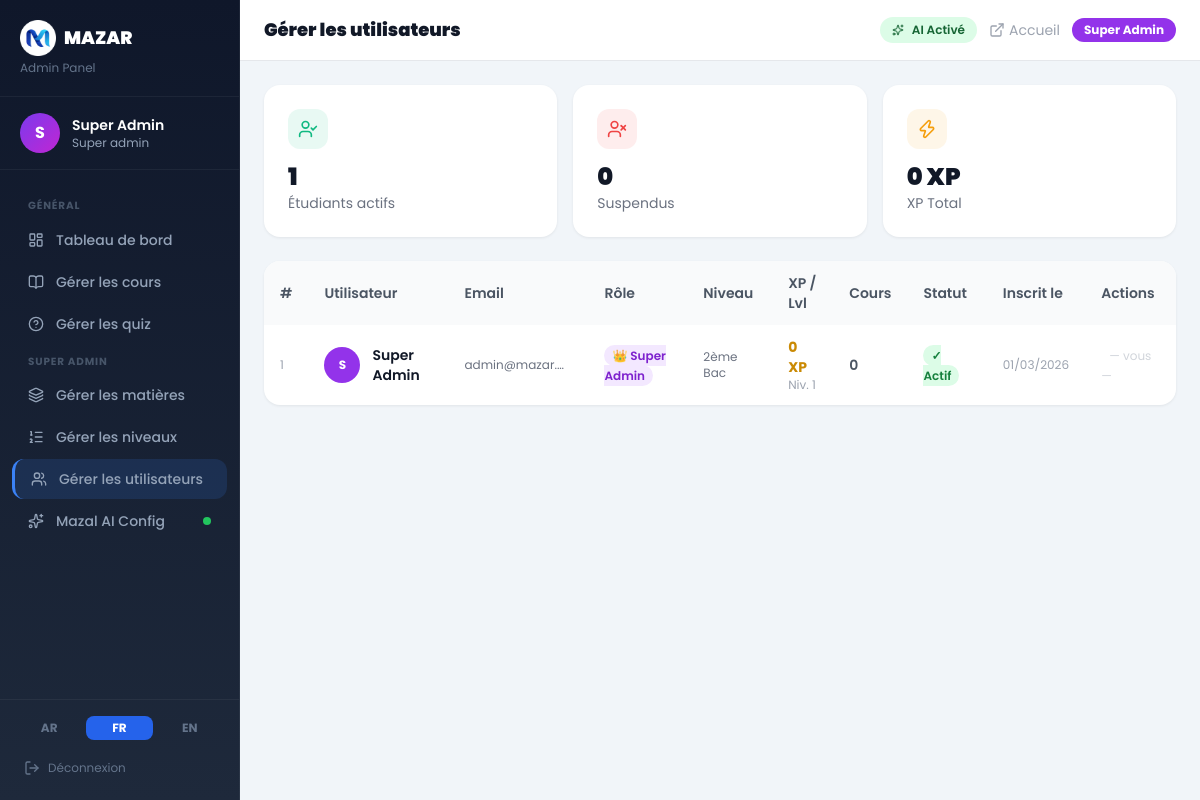
/admin/manage_users.php (signed in), run on the app's committed database.
### tables this page shows
CREATE TABLE `ai_config` (
  `id`            INT UNSIGNED      NOT NULL DEFAULT 1,
  `provider`      VARCHAR(50)       NOT NULL DEFAULT 'groq',
  `model`         VARCHAR(100)      NOT NULL DEFAULT 'llama-3.3-70b-versatile',
  `api_key`       TEXT              DEFAULT NULL,
  `custom_url`    VARCHAR(500)      DEFAULT NULL,
  `system_prompt` TEXT              DEFAULT NULL,
  `enabled`       TINYINT(1)        NOT NULL DEFAULT 1,
  `temperature`   DECIMAL(3,2)      NOT NULL DEFAULT 0.70,
  `max_tokens`    INT UNSIGNED      NOT NULL DEFAULT 1000,
  `updated_at`    DATETIME          NOT NULL DEFAULT CURRENT_TIMESTAMP ON UPDATE CURRENT_TIMESTAMP,
  `updated_by`    INT UNSIGNED      DEFAULT NULL,
  PRIMARY KEY (`id`),
  CONSTRAINT `chk_ai_config_id` CHECK (`id` = 1)
);

CREATE TABLE `users` (
  `id`             INT UNSIGNED     NOT NULL AUTO_INCREMENT,
  `full_name`      VARCHAR(120)     NOT NULL,
  `email`          VARCHAR(180)     NOT NULL,
  `password`       VARCHAR(255)     NOT NULL,
  `grade_level_id` INT UNSIGNED     NOT NULL DEFAULT 13,
  `role`           ENUM('student','staff','admin','super_admin') NOT NULL DEFAULT 'student',
  `xp_points`      INT UNSIGNED     NOT NULL DEFAULT 0,
  `level`          TINYINT UNSIGNED NOT NULL DEFAULT 1,
  `status`         ENUM('active','banned') NOT NULL DEFAULT 'active',
  `created_at`     DATETIME         NOT NULL DEFAULT CURRENT_TIMESTAMP,
  PRIMARY KEY (`id`),
  UNIQUE KEY `email` (`email`),
  KEY `grade_level_id` (`grade_level_id`)
);

CREATE TABLE `levels` (
  `id`        INT UNSIGNED NOT NULL AUTO_INCREMENT,
  `name_ar`   VARCHAR(100) NOT NULL,
  `name_fr`   VARCHAR(100) NOT NULL,
  `name_en`   VARCHAR(100) NOT NULL,
  `slug`      VARCHAR(60)  NOT NULL,
  `order_num` TINYINT      NOT NULL DEFAULT 0,
  PRIMARY KEY (`id`),
  UNIQUE KEY `slug` (`slug`)
);

### includes/functions.php (called while the page is built, shortened)
<?php
function getCurrentLang(): string {
    return $_SESSION[SESS_LANG] ?? DEFAULT_LANG;
}
function loadTranslations(): array {
    static $trans = null;
    if ($trans === null) {
        $lang = getCurrentLang();
        $file = dirname(__DIR__) . '/lang/' . $lang . '.php';
        $trans = include $file;
    }
    return $trans;
}
function t(string $key, array $replace = []): string {
    $translations = loadTranslations();
    $text = $translations[$key] ?? $key;
    return $text;
}

### admin/manage_users.php (the view, shortened to what this page needs)
<?php
require_once dirname(__DIR__) . '/includes/functions.php';
$db        = getDB();
$users  = $db->query(
    "SELECT u.id, u.full_name, u.email, u.role, u.xp_points, u.level, u.status, u.created_at,
            u.grade_level_id,
            lv.name_fr AS grade,
            (SELECT COUNT(*) FROM user_lesson_completions ulc WHERE ulc.user_id=u.id) AS completions
     FROM users u
     JOIN levels lv ON lv.id = u.grade_level_id
     ORDER BY u.xp_points DESC"
)->fetchAll();
require dirname(__DIR__) . '/admin/_layout.php';
?>
<div class="grid grid-cols-3 gap-4 mb-6">
<?php
  $active = count(array_filter($users, fn($u)=>$u['status']==='active'));
  $banned = count($users) - $active;
  $totalXP = array_sum(array_column($users,'xp_points'));
  $cards = [
    ['Étudiants actifs', $active,  'user-check','#10B981'],
    ['Suspendus',        $banned,  'user-x',    '#EF4444'],
    ['XP Total',         number_format($totalXP).' XP', 'zap', '#F59E0B'],
  ];
  foreach($cards as [$label,$val,$icon,$color]):
?>
  <div class="stat-card">
    <div class="w-10 h-10 rounded-xl flex items-center justify-center mb-3" style="background:<?= $color ?>18">
      <i data-lucide="<?= $icon ?>" class="w-5 h-5" style="color:<?= $color ?>"></i>
    </div>
    <div class="text-2xl font-black text-gray-900"><?= $val ?></div>
    <div class="text-gray-500 text-sm"><?= $label ?></div>
  </div>
<?php endforeach; ?>
</div>
<div class="admin-card overflow-hidden">
  <div class="overflow-x-auto">
    <table class="dt-table w-full text-sm">
      <thead>
        <tr class="bg-gray-50 text-gray-600 text-left">
          <th class="px-4 py-3 font-semibold">#</th>
          <th class="px-4 py-3 font-semibold">Utilisateur</th>
          <th class="px-4 py-3 font-semibold">Email</th>
          <th class="px-4 py-3 font-semibold">Rôle</th>
          <th class="px-4 py-3 font-semibold">Niveau</th>
          <th class="px-4 py-3 font-semibold">XP / Lvl</th>
          <th class="px-4 py-3 font-semibold">Cours</th>
          <th class="px-4 py-3 font-semibold">Statut</th>
          <th class="px-4 py-3 font-semibold">Inscrit le</th>
          <th class="px-4 py-3 font-semibold">Actions</th>
        </tr>
      </thead>
      <tbody class="divide-y divide-gray-100">
        <?php foreach($users as $u): ?>
        <tr class="hover:bg-gray-50 transition">
          <td class="px-4 py-3 text-gray-400 text-xs"><?= $u['id'] ?></td>
          <td class="px-4 py-3">
            <div class="flex items-center gap-3">
              <div class="w-9 h-9 rounded-full flex items-center justify-center text-white font-bold text-xs flex-shrink-0
                <?= $u['role']==='super_admin'?'bg-purple-600':($u['role']==='admin'?'bg-blue-700':($u['role']==='staff'?'bg-cyan-600':'bg-blue-100 !text-blue-700')) ?>">
                <?= mb_strtoupper(mb_substr($u['full_name'],0,1)) ?>
              </div>
              <div>
                <div class="font-semibold text-gray-900 text-sm"><?= htmlspecialchars($u['full_name']) ?></div>
              </div>
            </div>
          </td>
          <td class="px-4 py-3 text-gray-500 text-xs max-w-[140px] truncate"><?= htmlspecialchars($u['email']) ?></td>
          <td class="px-4 py-3">
            <?php
              if ($u['role'] === 'super_admin')     { $rolePill = 'bg-purple-100 text-purple-700'; $roleLabel = '👑 Super Admin'; }
              elseif ($u['role'] === 'admin')        { $rolePill = 'bg-blue-100 text-blue-700';    $roleLabel = '🛡 Admin';       }
              elseif ($u['role'] === 'staff')        { $rolePill = 'bg-cyan-100 text-cyan-700';    $roleLabel = '🔧 Staff';       }
              else                                   { $rolePill = 'bg-gray-100 text-gray-600';    $roleLabel = '🎓 Étudiant';    }
            ?>
            <span class="px-2 py-0.5 rounded-full text-xs font-semibold <?= $rolePill ?>"><?= $roleLabel ?></span>
          </td>
          <td class="px-4 py-3 text-gray-500 text-xs"><?= htmlspecialchars($u['grade']) ?></td>
          <td class="px-4 py-3">
            <div class="font-bold text-yellow-600 text-sm"><?= number_format($u['xp_points']) ?> XP</div>
            <div class="text-gray-400 text-xs">Niv. <?= $u['level'] ?></div>
          </td>
          <td class="px-4 py-3 text-gray-600 text-sm font-semibold"><?= $u['completions'] ?></td>
          <td class="px-4 py-3">
            <span class="px-2 py-0.5 rounded-full text-xs font-semibold
              <?= $u['status']==='active' ? 'bg-green-100 text-green-700' : 'bg-red-100 text-red-700' ?>">
              <?= $u['status']==='active' ? '✓ Actif' : '✗ Suspendu' ?>
            </span>
          </td>
          <td class="px-4 py-3 text-gray-400 text-xs"><?= date('d/m/Y', strtotime($u['created_at'])) ?></td>
          <td class="px-4 py-3">
            <?php if($u['id'] != $_SESSION[SESS_USER_ID]): ?>
            <div class="flex items-center gap-1.5">
              <button
                onclick='openEditUserModal(<?= json_encode([
                  "id"             => $u["id"],
                  "full_name"      => $u["full_name"],
                  "email"          => $u["email"],
                  "role"           => $u["role"],
                  "grade_level_id" => $u["grade_level_id"],
                  "status"         => $u["status"],
                ]) ?>)'
                class="p-1.5 rounded-lg bg-blue-50 text-blue-600 hover:bg-blue-100 transition"
                title="Modifier">
                <i data-lucide="edit-3" class="w-4 h-4"></i>
              </button>
              <button
                onclick="openXpModal(<?= $u['id'] ?>, '<?= htmlspecialchars(addslashes($u['full_name'])) ?>')"
                class="p-1.5 rounded-lg bg-yellow-50 text-yellow-600 hover:bg-yellow-100 transition"
                title="Ajouter XP">
                <i data-lucide="zap" class="w-4 h-4"></i>
              </button>
              <form method="POST" class="inline" onsubmit="return confirm('Réinitialiser le XP ?')">
                <?= csrfField() ?>
                <input type="hidden" name="action"  value="reset_xp">
                <input type="hidden" name="user_id" value="<?= $u['id'] ?>">
                <button type="submit"
                  class="p-1.5 rounded-lg bg-gray-50 text-gray-500 hover:bg-gray-100 transition"
                  title="Réinitialiser XP">
                  <i data-lucide="refresh-cw" class="w-4 h-4"></i>
                </button>
              </form>
              <form method="POST" class="inline" onsubmit="return confirm('Supprimer définitivement cet utilisateur ?')">
                <?= csrfField() ?>
                <input type="hidden" name="action"  value="delete_user">
                <input type="hidden" name="user_id" value="<?= $u['id'] ?>">
                <button type="submit"
                  class="p-1.5 rounded-lg bg-red-50 text-red-500 hover:bg-red-100 transition"
                  title="Supprimer">
                  <i data-lucide="trash-2" class="w-4 h-4"></i>
                </button>
              </form>
            </div>
            <?php else: ?>
            <span class="text-gray-300 text-xs px-2">— vous —</span>
            <?php endif; ?>
          </td>
        </tr>
        <?php endforeach; ?>
      </tbody>
    </table>
  </div>
</div>
<?php require dirname(__DIR__) . '/admin/_layout_end.php'; ?>

### data on the page
users: id "1", full_name "S", full_name "Super Admin", email "admin@mazar.…", role "👑 Super Admin", grade_level.name_fr "2ème Bac", xp_points "0", level "1", completions "0", status "✓ Actif", created_at "01/03/2026", shows "— vous —"

### other printed values
t('site_name') "MAZAR"
mb_strtoupper(mb_substr($adminName, 0, 1)) "S"
$adminName "Super Admin"
str_replace('_', ' ', $role) "Super admin"
t('general') "GÉNÉRAL"
$label "Tableau de bord"
$label "Gérer les cours"
$label "Gérer les quiz"
$label "Gérer les matières"
$label "Gérer les niveaux"
$label "Gérer les utilisateurs"
$label "Mazal AI Config"
$l "AR"
$l "FR"
$l "EN"
